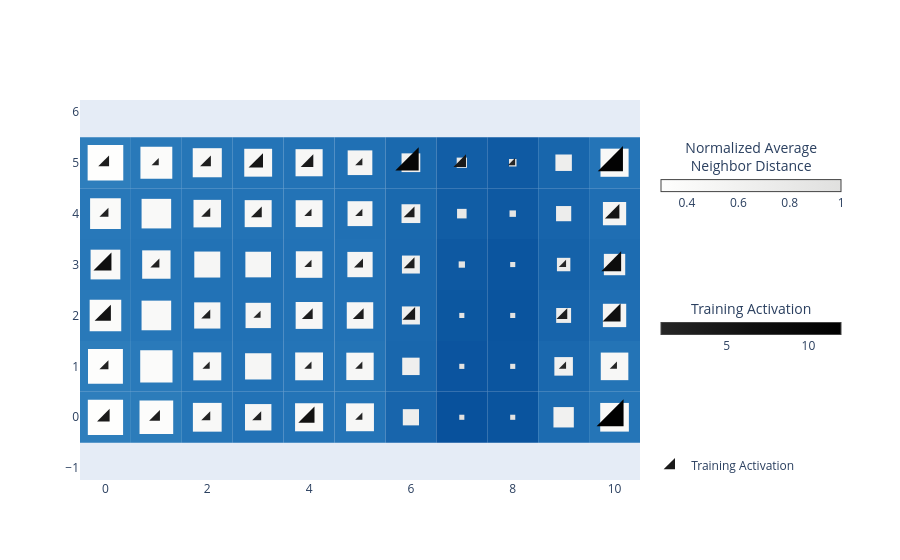

Notebook code for this chart:
### Code cell
basin.pond(base_style="iceflock") \
    .pad_layer() \
    .petal_layer() \
    .visualize();

### Figure 1 — Plotly figure (JSON) as saved in the notebook; plotly's stock layout.template omitted (floating-point values rounded to 4 significant figures)
{"data": [{"hoverinfo": "none", "marker": {"cmax": 1, "cmin": 0.3, "color": [0.3], "colorbar": {"len": 200, "lenmode": "pixels", "orientation": "h", "thickness": 12, "title": {"side": "top", "text": "Normalized Average<br>Neighbor Distance"}, "x": 1.02, "xanchor": "left", "y": 0.8, "yanchor": "middle"}, "colorscale": [[0, "rgb(254, 254, 253)"], [1, "rgb(224, 224, 223)"]], "showscale": true}, "mode": "markers", "showlegend": false, "type": "scatter", "x": [null], "y": [null]}, {"legendgroup": "petal", "marker": {"cmax": 12, "cmin": 1, "color": [4, 3, 2, 2, 6, 1, 12, 2, 1, 1, 1, 1, 1, 6, 2, 1, 3, 3, 4, 3, 7, 7, 2, 1, 2, 3, 1, 8, 2, 2, 3, 1, 1, 3, 5, 3, 1, 3, 5, 4, 1, 10, 4, 1, 11], "colorbar": {"len": 200, "lenmode": "pixels", "orientation": "h", "thickness": 12, "title": {"side": "top", "text": "Training Activation"}, "x": 1.02, "xanchor": "left", "y": 0.4, "yanchor": "middle"}, "colorscale": [[0, "rgb(38, 38, 38)"], [0.5, "rgb(16, 16, 16)"], [1, "rgb(0, 0, 0)"]], "line": {"color": [4, 3, 2, 2, 6, 1, 12, 2, 1, 1, 1, 1, 1, 6, 2, 1, 3, 3, 4, 3, 7, 7, 2, 1, 2, 3, 1, 8, 2, 2, 3, 1, 1, 3, 5, 3, 1, 3, 5, 4, 1, 10, 4, 1, 11], "colorscale": [[0, "rgb(38, 38, 38)"], [0.5, "rgb(16, 16, 16)"], [1, "rgb(0, 0, 0)"]], "width": 0}, "opacity": 1, "showscale": true, "size": [14.0, 12.0, 10.0, 10.0, 18.0, 8.0, 30.0, 10.0, 8.0, 8.0, 8.0, 8.0, 8.0, 18.0, 10.0, 8.0, 12.0, 12.0, 14.0, 12.0, 20.0, 20.0, 10.0, 8.0, 10.0, 12.0, 8.0, 22.0, 10.0, 10.0, 12.0, 8.0, 8.0, 12.0, 16.0, 12.0, 8.0, 12.0, 16.0, 14.0, 8.0, 26.0, 14.0, 8.0, 28.0], "symbol": "triangle-se"}, "mode": "markers", "name": "Training Activation", "type": "scatter", "x": [0.0, 1.0, 2.0, 3.0, 4.0, 5.0, 10.0, 0.0, 2.0, 4.0, 5.0, 9.0, 10.0, 0.0, 2.0, 3.0, 4.0, 5.0, 6.0, 9.0, 10.0, 0.0, 1.0, 4.0, 5.0, 6.0, 9.0, 10.0, 0.0, 2.0, 3.0, 4.0, 5.0, 6.0, 10.0, 0.0, 1.0, 2.0, 3.0, 4.0, 5.0, 6.0, 7.0, 8.0, 10.0], "y": [0.0, 0.0, 0.0, 0.0, 0.0, 0.0, 0.0, 1.0, 1.0, 1.0, 1.0, 1.0, 1.0, 2.0, 2.0, 2.0, 2.0, 2.0, 2.0, 2.0, 2.0, 3.0, 3.0, 3.0, 3.0, 3.0, 3.0, 3.0, 4.0, 4.0, 4.0, 4.0, 4.0, 4.0, 4.0, 5.0, 5.0, 5.0, 5.0, 5.0, 5.0, 5.0, 5.0, 5.0, 5.0]}], "layout": {"autosize": true, "legend": {"x": 1.02, "xanchor": "left", "y": 0, "yanchor": "bottom"}, "margin": {"r": 260}, "shapes": [{"fillcolor": "rgb(46, 126, 188)", "layer": "between", "line": {"width": 0}, "type": "rect", "x0": -0.5, "x1": 0.5, "xref": "x", "y0": -0.5, "y1": 0.5, "yref": "y"}, {"fillcolor": "rgb(44, 124, 186)", "layer": "between", "line": {"width": 0}, "type": "rect", "x0": 0.5, "x1": 1.5, "xref": "x", "y0": -0.5, "y1": 0.5, "yref": "y"}, {"fillcolor": "rgb(37, 117, 183)", "layer": "between", "line": {"width": 0}, "type": "rect", "x0": 1.5, "x1": 2.5, "xref": "x", "y0": -0.5, "y1": 0.5, "yref": "y"}, {"fillcolor": "rgb(34, 114, 182)", "layer": "between", "line": {"width": 0}, "type": "rect", "x0": 2.5, "x1": 3.5, "xref": "x", "y0": -0.5, "y1": 0.5, "yref": "y"}, {"fillcolor": "rgb(36, 116, 183)", "layer": "between", "line": {"width": 0}, "type": "rect", "x0": 3.5, "x1": 4.5, "xref": "x", "y0": -0.5, "y1": 0.5, "yref": "y"}, {"fillcolor": "rgb(36, 116, 183)", "layer": "between", "line": {"width": 0}, "type": "rect", "x0": 4.5, "x1": 5.5, "xref": "x", "y0": -0.5, "y1": 0.5, "yref": "y"}, {"fillcolor": "rgb(24, 101, 172)", "layer": "between", "line": {"width": 0}, "type": "rect", "x0": 5.5, "x1": 6.5, "xref": "x", "y0": -0.5, "y1": 0.5, "yref": "y"}, {"fillcolor": "rgb(8, 81, 156)", "layer": "between", "line": {"width": 0}, "type": "rect", "x0": 6.5, "x1": 7.5, "xref": "x", "y0": -0.5, "y1": 0.5, "yref": "y"}, {"fillcolor": "rgb(10, 84, 158)", "layer": "between", "line": {"width": 0}, "type": "rect", "x0": 7.5, "x1": 8.5, "xref": "x", "y0": -0.5, "y1": 0.5, "yref": "y"}, {"fillcolor": "rgb(28, 107, 176)", "layer": "between", "line": {"width": 0}, "type": "rect", "x0": 8.5, "x1": 9.5, "xref": "x", "y0": -0.5, "y1": 0.5, "yref": "y"}, {"fillcolor": "rgb(37, 117, 183)", "layer": "between", "line": {"width": 0}, "type": "rect", "x0": 9.5, "x1": 10.5, "xref": "x", "y0": -0.5, "y1": 0.5, "yref": "y"}, {"fillcolor": "rgb(45, 125, 187)", "layer": "between", "line": {"width": 0}, "type": "rect", "x0": -0.5, "x1": 0.5, "xref": "x", "y0": 0.5, "y1": 1.5, "yref": "y"}, {"fillcolor": "rgb(42, 122, 186)", "layer": "between", "line": {"width": 0}, "type": "rect", "x0": 0.5, "x1": 1.5, "xref": "x", "y0": 0.5, "y1": 1.5, "yref": "y"}, {"fillcolor": "rgb(36, 116, 183)", "layer": "between", "line": {"width": 0}, "type": "rect", "x0": 1.5, "x1": 2.5, "xref": "x", "y0": 0.5, "y1": 1.5, "yref": "y"}, {"fillcolor": "rgb(34, 114, 182)", "layer": "between", "line": {"width": 0}, "type": "rect", "x0": 2.5, "x1": 3.5, "xref": "x", "y0": 0.5, "y1": 1.5, "yref": "y"}, {"fillcolor": "rgb(36, 116, 183)", "layer": "between", "line": {"width": 0}, "type": "rect", "x0": 3.5, "x1": 4.5, "xref": "x", "y0": 0.5, "y1": 1.5, "yref": "y"}, {"fillcolor": "rgb(36, 116, 182)", "layer": "between", "line": {"width": 0}, "type": "rect", "x0": 4.5, "x1": 5.5, "xref": "x", "y0": 0.5, "y1": 1.5, "yref": "y"}, {"fillcolor": "rgb(25, 103, 173)", "layer": "between", "line": {"width": 0}, "type": "rect", "x0": 5.5, "x1": 6.5, "xref": "x", "y0": 0.5, "y1": 1.5, "yref": "y"}, {"fillcolor": "rgb(11, 84, 159)", "layer": "between", "line": {"width": 0}, "type": "rect", "x0": 6.5, "x1": 7.5, "xref": "x", "y0": 0.5, "y1": 1.5, "yref": "y"}, {"fillcolor": "rgb(11, 85, 159)", "layer": "between", "line": {"width": 0}, "type": "rect", "x0": 7.5, "x1": 8.5, "xref": "x", "y0": 0.5, "y1": 1.5, "yref": "y"}, {"fillcolor": "rgb(26, 104, 174)", "layer": "between", "line": {"width": 0}, "type": "rect", "x0": 8.5, "x1": 9.5, "xref": "x", "y0": 0.5, "y1": 1.5, "yref": "y"}, {"fillcolor": "rgb(36, 116, 182)", "layer": "between", "line": {"width": 0}, "type": "rect", "x0": 9.5, "x1": 10.5, "xref": "x", "y0": 0.5, "y1": 1.5, "yref": "y"}, {"fillcolor": "rgb(41, 121, 185)", "layer": "between", "line": {"width": 0}, "type": "rect", "x0": -0.5, "x1": 0.5, "xref": "x", "y0": 1.5, "y1": 2.5, "yref": "y"}, {"fillcolor": "rgb(38, 118, 184)", "layer": "between", "line": {"width": 0}, "type": "rect", "x0": 0.5, "x1": 1.5, "xref": "x", "y0": 1.5, "y1": 2.5, "yref": "y"}, {"fillcolor": "rgb(34, 114, 182)", "layer": "between", "line": {"width": 0}, "type": "rect", "x0": 1.5, "x1": 2.5, "xref": "x", "y0": 1.5, "y1": 2.5, "yref": "y"}, {"fillcolor": "rgb(33, 113, 181)", "layer": "between", "line": {"width": 0}, "type": "rect", "x0": 2.5, "x1": 3.5, "xref": "x", "y0": 1.5, "y1": 2.5, "yref": "y"}, {"fillcolor": "rgb(35, 115, 182)", "layer": "between", "line": {"width": 0}, "type": "rect", "x0": 3.5, "x1": 4.5, "xref": "x", "y0": 1.5, "y1": 2.5, "yref": "y"}, {"fillcolor": "rgb(34, 114, 182)", "layer": "between", "line": {"width": 0}, "type": "rect", "x0": 4.5, "x1": 5.5, "xref": "x", "y0": 1.5, "y1": 2.5, "yref": "y"}, {"fillcolor": "rgb(26, 104, 174)", "layer": "between", "line": {"width": 0}, "type": "rect", "x0": 5.5, "x1": 6.5, "xref": "x", "y0": 1.5, "y1": 2.5, "yref": "y"}, {"fillcolor": "rgb(12, 87, 160)", "layer": "between", "line": {"width": 0}, "type": "rect", "x0": 6.5, "x1": 7.5, "xref": "x", "y0": 1.5, "y1": 2.5, "yref": "y"}, {"fillcolor": "rgb(10, 84, 158)", "layer": "between", "line": {"width": 0}, "type": "rect", "x0": 7.5, "x1": 8.5, "xref": "x", "y0": 1.5, "y1": 2.5, "yref": "y"}, {"fillcolor": "rgb(23, 100, 171)", "layer": "between", "line": {"width": 0}, "type": "rect", "x0": 8.5, "x1": 9.5, "xref": "x", "y0": 1.5, "y1": 2.5, "yref": "y"}, {"fillcolor": "rgb(31, 110, 179)", "layer": "between", "line": {"width": 0}, "type": "rect", "x0": 9.5, "x1": 10.5, "xref": "x", "y0": 1.5, "y1": 2.5, "yref": "y"}, {"fillcolor": "rgb(39, 119, 184)", "layer": "between", "line": {"width": 0}, "type": "rect", "x0": -0.5, "x1": 0.5, "xref": "x", "y0": 2.5, "y1": 3.5, "yref": "y"}, {"fillcolor": "rgb(37, 117, 183)", "layer": "between", "line": {"width": 0}, "type": "rect", "x0": 0.5, "x1": 1.5, "xref": "x", "y0": 2.5, "y1": 3.5, "yref": "y"}, {"fillcolor": "rgb(34, 114, 181)", "layer": "between", "line": {"width": 0}, "type": "rect", "x0": 1.5, "x1": 2.5, "xref": "x", "y0": 2.5, "y1": 3.5, "yref": "y"}, {"fillcolor": "rgb(33, 113, 181)", "layer": "between", "line": {"width": 0}, "type": "rect", "x0": 2.5, "x1": 3.5, "xref": "x", "y0": 2.5, "y1": 3.5, "yref": "y"}, {"fillcolor": "rgb(34, 114, 182)", "layer": "between", "line": {"width": 0}, "type": "rect", "x0": 3.5, "x1": 4.5, "xref": "x", "y0": 2.5, "y1": 3.5, "yref": "y"}, {"fillcolor": "rgb(33, 113, 181)", "layer": "between", "line": {"width": 0}, "type": "rect", "x0": 4.5, "x1": 5.5, "xref": "x", "y0": 2.5, "y1": 3.5, "yref": "y"}, {"fillcolor": "rgb(26, 104, 174)", "layer": "between", "line": {"width": 0}, "type": "rect", "x0": 5.5, "x1": 6.5, "xref": "x", "y0": 2.5, "y1": 3.5, "yref": "y"}, {"fillcolor": "rgb(14, 89, 162)", "layer": "between", "line": {"width": 0}, "type": "rect", "x0": 6.5, "x1": 7.5, "xref": "x", "y0": 2.5, "y1": 3.5, "yref": "y"}, {"fillcolor": "rgb(11, 85, 159)", "layer": "between", "line": {"width": 0}, "type": "rect", "x0": 7.5, "x1": 8.5, "xref": "x", "y0": 2.5, "y1": 3.5, "yref": "y"}, {"fillcolor": "rgb(21, 98, 169)", "layer": "between", "line": {"width": 0}, "type": "rect", "x0": 8.5, "x1": 9.5, "xref": "x", "y0": 2.5, "y1": 3.5, "yref": "y"}, {"fillcolor": "rgb(29, 108, 177)", "layer": "between", "line": {"width": 0}, "type": "rect", "x0": 9.5, "x1": 10.5, "xref": "x", "y0": 2.5, "y1": 3.5, "yref": "y"}, {"fillcolor": "rgb(40, 120, 185)", "layer": "between", "line": {"width": 0}, "type": "rect", "x0": -0.5, "x1": 0.5, "xref": "x", "y0": 3.5, "y1": 4.5, "yref": "y"}, {"fillcolor": "rgb(38, 118, 184)", "layer": "between", "line": {"width": 0}, "type": "rect", "x0": 0.5, "x1": 1.5, "xref": "x", "y0": 3.5, "y1": 4.5, "yref": "y"}, {"fillcolor": "rgb(36, 116, 182)", "layer": "between", "line": {"width": 0}, "type": "rect", "x0": 1.5, "x1": 2.5, "xref": "x", "y0": 3.5, "y1": 4.5, "yref": "y"}, {"fillcolor": "rgb(35, 115, 182)", "layer": "between", "line": {"width": 0}, "type": "rect", "x0": 2.5, "x1": 3.5, "xref": "x", "y0": 3.5, "y1": 4.5, "yref": "y"}, {"fillcolor": "rgb(35, 115, 182)", "layer": "between", "line": {"width": 0}, "type": "rect", "x0": 3.5, "x1": 4.5, "xref": "x", "y0": 3.5, "y1": 4.5, "yref": "y"}, {"fillcolor": "rgb(32, 112, 180)", "layer": "between", "line": {"width": 0}, "type": "rect", "x0": 4.5, "x1": 5.5, "xref": "x", "y0": 3.5, "y1": 4.5, "yref": "y"}, {"fillcolor": "rgb(26, 105, 174)", "layer": "between", "line": {"width": 0}, "type": "rect", "x0": 5.5, "x1": 6.5, "xref": "x", "y0": 3.5, "y1": 4.5, "yref": "y"}, {"fillcolor": "rgb(17, 93, 165)", "layer": "between", "line": {"width": 0}, "type": "rect", "x0": 6.5, "x1": 7.5, "xref": "x", "y0": 3.5, "y1": 4.5, "yref": "y"}, {"fillcolor": "rgb(14, 89, 162)", "layer": "between", "line": {"width": 0}, "type": "rect", "x0": 7.5, "x1": 8.5, "xref": "x", "y0": 3.5, "y1": 4.5, "yref": "y"}, {"fillcolor": "rgb(23, 100, 171)", "layer": "between", "line": {"width": 0}, "type": "rect", "x0": 8.5, "x1": 9.5, "xref": "x", "y0": 3.5, "y1": 4.5, "yref": "y"}, {"fillcolor": "rgb(31, 110, 179)", "layer": "between", "line": {"width": 0}, "type": "rect", "x0": 9.5, "x1": 10.5, "xref": "x", "y0": 3.5, "y1": 4.5, "yref": "y"}, {"fillcolor": "rgb(46, 126, 188)", "layer": "between", "line": {"width": 0}, "type": "rect", "x0": -0.5, "x1": 0.5, "xref": "x", "y0": 4.5, "y1": 5.5, "yref": "y"}, {"fillcolor": "rgb(41, 121, 185)", "layer": "between", "line": {"width": 0}, "type": "rect", "x0": 0.5, "x1": 1.5, "xref": "x", "y0": 4.5, "y1": 5.5, "yref": "y"}, {"fillcolor": "rgb(38, 118, 183)", "layer": "between", "line": {"width": 0}, "type": "rect", "x0": 1.5, "x1": 2.5, "xref": "x", "y0": 4.5, "y1": 5.5, "yref": "y"}, {"fillcolor": "rgb(36, 116, 183)", "layer": "between", "line": {"width": 0}, "type": "rect", "x0": 2.5, "x1": 3.5, "xref": "x", "y0": 4.5, "y1": 5.5, "yref": "y"}, {"fillcolor": "rgb(35, 115, 182)", "layer": "between", "line": {"width": 0}, "type": "rect", "x0": 3.5, "x1": 4.5, "xref": "x", "y0": 4.5, "y1": 5.5, "yref": "y"}, {"fillcolor": "rgb(32, 112, 180)", "layer": "between", "line": {"width": 0}, "type": "rect", "x0": 4.5, "x1": 5.5, "xref": "x", "y0": 4.5, "y1": 5.5, "yref": "y"}, {"fillcolor": "rgb(26, 105, 174)", "layer": "between", "line": {"width": 0}, "type": "rect", "x0": 5.5, "x1": 6.5, "xref": "x", "y0": 4.5, "y1": 5.5, "yref": "y"}, {"fillcolor": "rgb(18, 94, 166)", "layer": "between", "line": {"width": 0}, "type": "rect", "x0": 6.5, "x1": 7.5, "xref": "x", "y0": 4.5, "y1": 5.5, "yref": "y"}, {"fillcolor": "rgb(15, 90, 163)", "layer": "between", "line": {"width": 0}, "type": "rect", "x0": 7.5, "x1": 8.5, "xref": "x", "y0": 4.5, "y1": 5.5, "yref": "y"}, {"fillcolor": "rgb(24, 102, 172)", "layer": "between", "line": {"width": 0}, "type": "rect", "x0": 8.5, "x1": 9.5, "xref": "x", "y0": 4.5, "y1": 5.5, "yref": "y"}, {"fillcolor": "rgb(36, 116, 183)", "layer": "between", "line": {"width": 0}, "type": "rect", "x0": 9.5, "x1": 10.5, "xref": "x", "y0": 4.5, "y1": 5.5, "yref": "y"}, {"fillcolor": "rgb(254, 254, 253)", "layer": "between", "line": {"width": 0}, "type": "rect", "x0": -0.3462, "x1": 0.3462, "xref": "x", "y0": -0.3462, "y1": 0.3462, "yref": "y"}, {"fillcolor": "rgb(252, 252, 251)", "layer": "between", "line": {"width": 0}, "type": "rect", "x0": 0.6692, "x1": 1.331, "xref": "x", "y0": -0.3308, "y1": 0.3308, "yref": "y"}, {"fillcolor": "rgb(248, 248, 247)", "layer": "between", "line": {"width": 0}, "type": "rect", "x0": 1.717, "x1": 2.283, "xref": "x", "y0": -0.2826, "y1": 0.2826, "yref": "y"}, {"fillcolor": "rgb(246, 246, 245)", "layer": "between", "line": {"width": 0}, "type": "rect", "x0": 2.74, "x1": 3.26, "xref": "x", "y0": -0.2596, "y1": 0.2596, "yref": "y"}, {"fillcolor": "rgb(248, 248, 247)", "layer": "between", "line": {"width": 0}, "type": "rect", "x0": 3.724, "x1": 4.276, "xref": "x", "y0": -0.2756, "y1": 0.2756, "yref": "y"}, {"fillcolor": "rgb(247, 247, 246)", "layer": "between", "line": {"width": 0}, "type": "rect", "x0": 4.726, "x1": 5.274, "xref": "x", "y0": -0.2739, "y1": 0.2739, "yref": "y"}, {"fillcolor": "rgb(238, 238, 237)", "layer": "between", "line": {"width": 0}, "type": "rect", "x0": 5.841, "x1": 6.159, "xref": "x", "y0": -0.1591, "y1": 0.1591, "yref": "y"}, {"fillcolor": "rgb(224, 224, 223)", "layer": "between", "line": {"width": 0}, "type": "rect", "x0": 6.95, "x1": 7.05, "xref": "x", "y0": -0.05, "y1": 0.05, "yref": "y"}, {"fillcolor": "rgb(226, 226, 225)", "layer": "between", "line": {"width": 0}, "type": "rect", "x0": 7.95, "x1": 8.05, "xref": "x", "y0": -0.05, "y1": 0.05, "yref": "y"}, {"fillcolor": "rgb(241, 241, 240)", "layer": "between", "line": {"width": 0}, "type": "rect", "x0": 8.8, "x1": 9.2, "xref": "x", "y0": -0.2003, "y1": 0.2003, "yref": "y"}, {"fillcolor": "rgb(248, 248, 247)", "layer": "between", "line": {"width": 0}, "type": "rect", "x0": 9.719, "x1": 10.28, "xref": "x", "y0": -0.2815, "y1": 0.2815, "yref": "y"}, {"fillcolor": "rgb(253, 253, 252)", "layer": "between", "line": {"width": 0}, "type": "rect", "x0": -0.3428, "x1": 0.3428, "xref": "x", "y0": 0.6572, "y1": 1.343, "yref": "y"}, {"fillcolor": "rgb(251, 251, 250)", "layer": "between", "line": {"width": 0}, "type": "rect", "x0": 0.6828, "x1": 1.317, "xref": "x", "y0": 0.6828, "y1": 1.317, "yref": "y"}, {"fillcolor": "rgb(248, 248, 247)", "layer": "between", "line": {"width": 0}, "type": "rect", "x0": 1.725, "x1": 2.275, "xref": "x", "y0": 0.7251, "y1": 1.275, "yref": "y"}, {"fillcolor": "rgb(246, 246, 245)", "layer": "between", "line": {"width": 0}, "type": "rect", "x0": 2.742, "x1": 3.258, "xref": "x", "y0": 0.7422, "y1": 1.258, "yref": "y"}, {"fillcolor": "rgb(247, 247, 246)", "layer": "between", "line": {"width": 0}, "type": "rect", "x0": 3.727, "x1": 4.273, "xref": "x", "y0": 0.7268, "y1": 1.273, "yref": "y"}, {"fillcolor": "rgb(247, 247, 246)", "layer": "between", "line": {"width": 0}, "type": "rect", "x0": 4.731, "x1": 5.269, "xref": "x", "y0": 0.731, "y1": 1.269, "yref": "y"}, {"fillcolor": "rgb(239, 239, 238)", "layer": "between", "line": {"width": 0}, "type": "rect", "x0": 5.829, "x1": 6.171, "xref": "x", "y0": 0.8291, "y1": 1.171, "yref": "y"}, {"fillcolor": "rgb(226, 226, 225)", "layer": "between", "line": {"width": 0}, "type": "rect", "x0": 6.95, "x1": 7.05, "xref": "x", "y0": 0.95, "y1": 1.05, "yref": "y"}, {"fillcolor": "rgb(227, 227, 226)", "layer": "between", "line": {"width": 0}, "type": "rect", "x0": 7.95, "x1": 8.05, "xref": "x", "y0": 0.95, "y1": 1.05, "yref": "y"}, {"fillcolor": "rgb(240, 240, 239)", "layer": "between", "line": {"width": 0}, "type": "rect", "x0": 8.818, "x1": 9.182, "xref": "x", "y0": 0.8178, "y1": 1.182, "yref": "y"}, {"fillcolor": "rgb(247, 247, 246)", "layer": "between", "line": {"width": 0}, "type": "rect", "x0": 9.729, "x1": 10.27, "xref": "x", "y0": 0.7293, "y1": 1.271, "yref": "y"}, {"fillcolor": "rgb(251, 251, 250)", "layer": "between", "line": {"width": 0}, "type": "rect", "x0": -0.3102, "x1": 0.3102, "xref": "x", "y0": 1.69, "y1": 2.31, "yref": "y"}, {"fillcolor": "rgb(249, 249, 248)", "layer": "between", "line": {"width": 0}, "type": "rect", "x0": 0.7091, "x1": 1.291, "xref": "x", "y0": 1.709, "y1": 2.291, "yref": "y"}, {"fillcolor": "rgb(246, 246, 245)", "layer": "between", "line": {"width": 0}, "type": "rect", "x0": 1.743, "x1": 2.257, "xref": "x", "y0": 1.743, "y1": 2.257, "yref": "y"}, {"fillcolor": "rgb(245, 245, 244)", "layer": "between", "line": {"width": 0}, "type": "rect", "x0": 2.752, "x1": 3.248, "xref": "x", "y0": 1.752, "y1": 2.248, "yref": "y"}, {"fillcolor": "rgb(247, 247, 246)", "layer": "between", "line": {"width": 0}, "type": "rect", "x0": 3.736, "x1": 4.264, "xref": "x", "y0": 1.736, "y1": 2.264, "yref": "y"}, {"fillcolor": "rgb(246, 246, 245)", "layer": "between", "line": {"width": 0}, "type": "rect", "x0": 4.74, "x1": 5.26, "xref": "x", "y0": 1.74, "y1": 2.26, "yref": "y"}, {"fillcolor": "rgb(239, 239, 238)", "layer": "between", "line": {"width": 0}, "type": "rect", "x0": 5.823, "x1": 6.177, "xref": "x", "y0": 1.823, "y1": 2.177, "yref": "y"}, {"fillcolor": "rgb(228, 228, 227)", "layer": "between", "line": {"width": 0}, "type": "rect", "x0": 6.95, "x1": 7.05, "xref": "x", "y0": 1.95, "y1": 2.05, "yref": "y"}, {"fillcolor": "rgb(226, 226, 225)", "layer": "between", "line": {"width": 0}, "type": "rect", "x0": 7.95, "x1": 8.05, "xref": "x", "y0": 1.95, "y1": 2.05, "yref": "y"}, {"fillcolor": "rgb(237, 237, 236)", "layer": "between", "line": {"width": 0}, "type": "rect", "x0": 8.854, "x1": 9.146, "xref": "x", "y0": 1.854, "y1": 2.146, "yref": "y"}, {"fillcolor": "rgb(244, 244, 243)", "layer": "between", "line": {"width": 0}, "type": "rect", "x0": 9.771, "x1": 10.23, "xref": "x", "y0": 1.771, "y1": 2.229, "yref": "y"}, {"fillcolor": "rgb(249, 249, 248)", "layer": "between", "line": {"width": 0}, "type": "rect", "x0": -0.2919, "x1": 0.2919, "xref": "x", "y0": 2.708, "y1": 3.292, "yref": "y"}, {"fillcolor": "rgb(248, 248, 247)", "layer": "between", "line": {"width": 0}, "type": "rect", "x0": 0.7213, "x1": 1.279, "xref": "x", "y0": 2.721, "y1": 3.279, "yref": "y"}, {"fillcolor": "rgb(246, 246, 245)", "layer": "between", "line": {"width": 0}, "type": "rect", "x0": 1.745, "x1": 2.255, "xref": "x", "y0": 2.745, "y1": 3.255, "yref": "y"}, {"fillcolor": "rgb(246, 246, 245)", "layer": "between", "line": {"width": 0}, "type": "rect", "x0": 2.748, "x1": 3.252, "xref": "x", "y0": 2.748, "y1": 3.252, "yref": "y"}, {"fillcolor": "rgb(246, 246, 245)", "layer": "between", "line": {"width": 0}, "type": "rect", "x0": 3.739, "x1": 4.261, "xref": "x", "y0": 2.739, "y1": 3.261, "yref": "y"}, {"fillcolor": "rgb(245, 245, 244)", "layer": "between", "line": {"width": 0}, "type": "rect", "x0": 4.752, "x1": 5.248, "xref": "x", "y0": 2.752, "y1": 3.248, "yref": "y"}, {"fillcolor": "rgb(239, 239, 238)", "layer": "between", "line": {"width": 0}, "type": "rect", "x0": 5.824, "x1": 6.176, "xref": "x", "y0": 2.824, "y1": 3.176, "yref": "y"}, {"fillcolor": "rgb(229, 229, 228)", "layer": "between", "line": {"width": 0}, "type": "rect", "x0": 6.938, "x1": 7.062, "xref": "x", "y0": 2.938, "y1": 3.062, "yref": "y"}, {"fillcolor": "rgb(227, 227, 226)", "layer": "between", "line": {"width": 0}, "type": "rect", "x0": 7.95, "x1": 8.05, "xref": "x", "y0": 2.95, "y1": 3.05, "yref": "y"}, {"fillcolor": "rgb(235, 235, 234)", "layer": "between", "line": {"width": 0}, "type": "rect", "x0": 8.868, "x1": 9.132, "xref": "x", "y0": 2.868, "y1": 3.132, "yref": "y"}, {"fillcolor": "rgb(242, 242, 241)", "layer": "between", "line": {"width": 0}, "type": "rect", "x0": 9.79, "x1": 10.21, "xref": "x", "y0": 2.79, "y1": 3.21, "yref": "y"}, {"fillcolor": "rgb(250, 250, 249)", "layer": "between", "line": {"width": 0}, "type": "rect", "x0": -0.3018, "x1": 0.3018, "xref": "x", "y0": 3.698, "y1": 4.302, "yref": "y"}, {"fillcolor": "rgb(249, 249, 248)", "layer": "between", "line": {"width": 0}, "type": "rect", "x0": 0.7096, "x1": 1.29, "xref": "x", "y0": 3.71, "y1": 4.29, "yref": "y"}, {"fillcolor": "rgb(247, 247, 246)", "layer": "between", "line": {"width": 0}, "type": "rect", "x0": 1.729, "x1": 2.271, "xref": "x", "y0": 3.729, "y1": 4.271, "yref": "y"}, {"fillcolor": "rgb(247, 247, 246)", "layer": "between", "line": {"width": 0}, "type": "rect", "x0": 2.735, "x1": 3.265, "xref": "x", "y0": 3.735, "y1": 4.265, "yref": "y"}, {"fillcolor": "rgb(247, 247, 246)", "layer": "between", "line": {"width": 0}, "type": "rect", "x0": 3.736, "x1": 4.264, "xref": "x", "y0": 3.736, "y1": 4.264, "yref": "y"}, {"fillcolor": "rgb(245, 245, 244)", "layer": "between", "line": {"width": 0}, "type": "rect", "x0": 4.756, "x1": 5.244, "xref": "x", "y0": 3.756, "y1": 4.244, "yref": "y"}, {"fillcolor": "rgb(240, 240, 239)", "layer": "between", "line": {"width": 0}, "type": "rect", "x0": 5.815, "x1": 6.185, "xref": "x", "y0": 3.815, "y1": 4.185, "yref": "y"}, {"fillcolor": "rgb(232, 232, 231)", "layer": "between", "line": {"width": 0}, "type": "rect", "x0": 6.906, "x1": 7.094, "xref": "x", "y0": 3.906, "y1": 4.094, "yref": "y"}, {"fillcolor": "rgb(229, 229, 228)", "layer": "between", "line": {"width": 0}, "type": "rect", "x0": 7.937, "x1": 8.063, "xref": "x", "y0": 3.937, "y1": 4.063, "yref": "y"}, {"fillcolor": "rgb(237, 237, 236)", "layer": "between", "line": {"width": 0}, "type": "rect", "x0": 8.851, "x1": 9.149, "xref": "x", "y0": 3.851, "y1": 4.149, "yref": "y"}, {"fillcolor": "rgb(244, 244, 243)", "layer": "between", "line": {"width": 0}, "type": "rect", "x0": 9.772, "x1": 10.23, "xref": "x", "y0": 3.772, "y1": 4.228, "yref": "y"}, {"fillcolor": "rgb(254, 254, 253)", "layer": "between", "line": {"width": 0}, "type": "rect", "x0": -0.35, "x1": 0.35, "xref": "x", "y0": 4.65, "y1": 5.35, "yref": "y"}, {"fillcolor": "rgb(251, 251, 250)", "layer": "between", "line": {"width": 0}, "type": "rect", "x0": 0.6872, "x1": 1.313, "xref": "x", "y0": 4.687, "y1": 5.313, "yref": "y"}, {"fillcolor": "rgb(248, 248, 247)", "layer": "between", "line": {"width": 0}, "type": "rect", "x0": 1.714, "x1": 2.286, "xref": "x", "y0": 4.714, "y1": 5.286, "yref": "y"}, {"fillcolor": "rgb(247, 247, 246)", "layer": "between", "line": {"width": 0}, "type": "rect", "x0": 2.726, "x1": 3.274, "xref": "x", "y0": 4.726, "y1": 5.274, "yref": "y"}, {"fillcolor": "rgb(247, 247, 246)", "layer": "between", "line": {"width": 0}, "type": "rect", "x0": 3.734, "x1": 4.266, "xref": "x", "y0": 4.734, "y1": 5.266, "yref": "y"}, {"fillcolor": "rgb(245, 245, 244)", "layer": "between", "line": {"width": 0}, "type": "rect", "x0": 4.758, "x1": 5.242, "xref": "x", "y0": 4.758, "y1": 5.242, "yref": "y"}, {"fillcolor": "rgb(240, 240, 239)", "layer": "between", "line": {"width": 0}, "type": "rect", "x0": 5.816, "x1": 6.184, "xref": "x", "y0": 4.816, "y1": 5.184, "yref": "y"}, {"fillcolor": "rgb(233, 233, 232)", "layer": "between", "line": {"width": 0}, "type": "rect", "x0": 6.899, "x1": 7.101, "xref": "x", "y0": 4.899, "y1": 5.101, "yref": "y"}, {"fillcolor": "rgb(230, 230, 229)", "layer": "between", "line": {"width": 0}, "type": "rect", "x0": 7.926, "x1": 8.074, "xref": "x", "y0": 4.926, "y1": 5.074, "yref": "y"}, {"fillcolor": "rgb(238, 238, 237)", "layer": "between", "line": {"width": 0}, "type": "rect", "x0": 8.838, "x1": 9.162, "xref": "x", "y0": 4.838, "y1": 5.162, "yref": "y"}, {"fillcolor": "rgb(248, 248, 247)", "layer": "between", "line": {"width": 0}, "type": "rect", "x0": 9.724, "x1": 10.28, "xref": "x", "y0": 4.724, "y1": 5.276, "yref": "y"}], "showlegend": true, "xaxis": {"constrain": "domain", "range": [-0.5, 10.5], "scaleanchor": "y", "showgrid": false, "zeroline": false}, "yaxis": {"range": [-0.5, 5.5], "showgrid": false, "zeroline": false}}}
